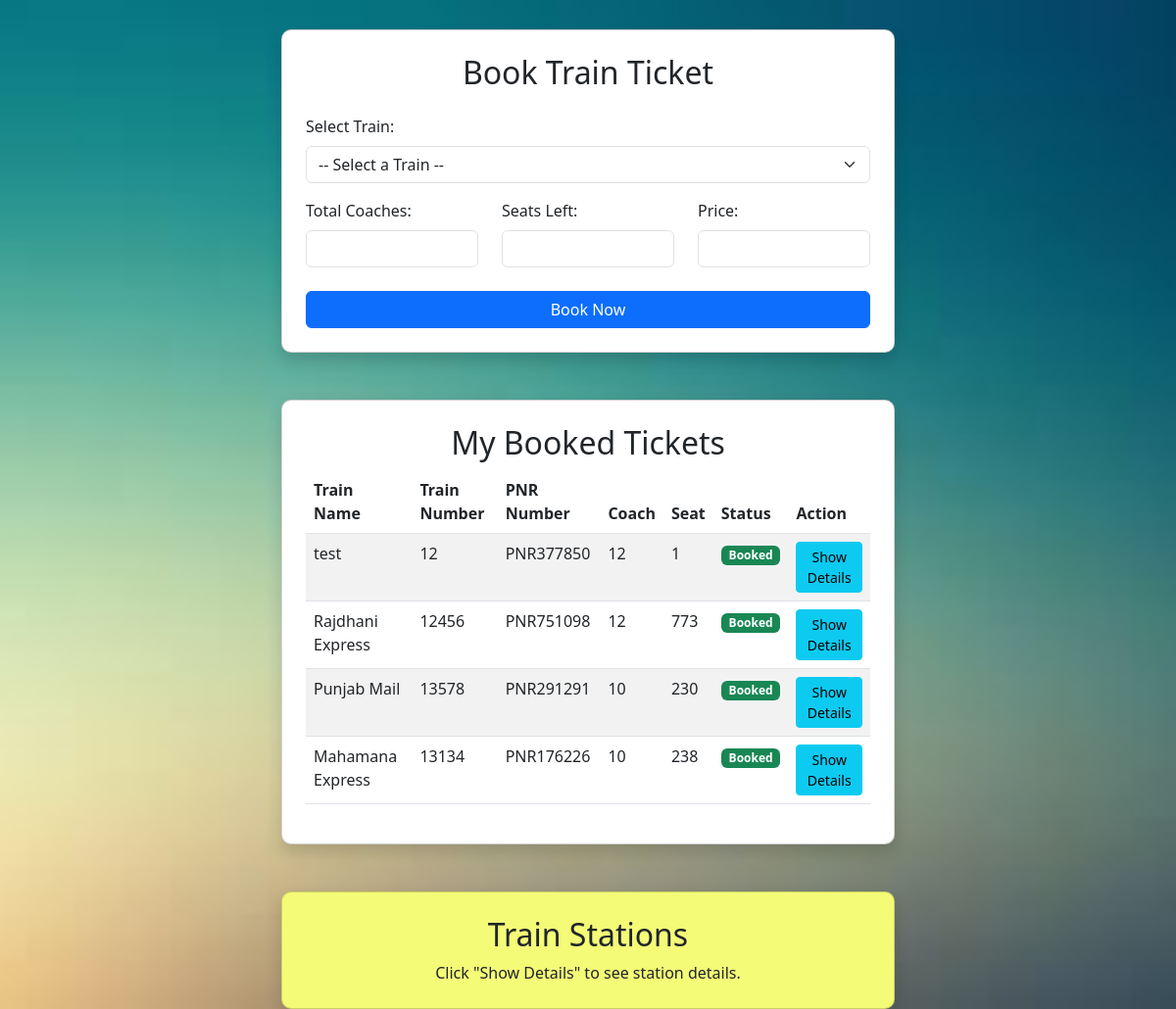
/TrainTrackingSystem/train_tracking/user/book_train_ticket.php (signed in), run on the app's committed database.
### tables this page shows
CREATE TABLE `tickets` (
  `id` int(11) NOT NULL,
  `user_id` int(11) DEFAULT NULL,
  `train_id` int(11) DEFAULT NULL,
  `pnr_number` varchar(20) NOT NULL,
  `status` enum('booked','cancelled') NOT NULL DEFAULT 'booked',
  `coach_number` varchar(10) NOT NULL,
  `seat_number` varchar(10) NOT NULL
);

CREATE TABLE `trains` (
  `id` int(11) NOT NULL,
  `train_name` varchar(255) NOT NULL,
  `train_number` varchar(20) NOT NULL,
  `total_coaches` int(11) NOT NULL,
  `seating_capacity` int(11) NOT NULL,
  `ticket_price` decimal(10,2) NOT NULL
);

### TrainTrackingSystem/train_tracking/user/book_train_ticket.php (the view, shortened to what this page needs)
<?php
require '../config/db.php';
$user_id = $_SESSION['user_id'];
$stmt = $pdo->prepare("SELECT t.id AS train_id, t.train_name, t.train_number, tk.pnr_number, tk.coach_number, tk.seat_number, tk.status
                       FROM tickets tk
                       JOIN trains t ON tk.train_id = t.id
                       WHERE tk.user_id = ?");
$stmt->execute([$user_id]);
$booked_tickets = $stmt->fetchAll(PDO::FETCH_ASSOC);
?>
<!DOCTYPE html>
<html lang="en">
<head>
    <link href="https://cdn.jsdelivr.net/npm/bootstrap@5.3.0/dist/css/bootstrap.min.css" rel="stylesheet">
</head>
<body>
    <div class="container">
        <div class="card shadow p-4">
            <h2 class="text-center">Book Train Ticket</h2>
            <form method="POST">
                <div class="mb-3">
                    <label class="form-label">Select Train:</label>
                    <select class="form-select" name="train_id" id="train_id" required onchange="updateTrainDetails()">
                        <option value="">-- Select a Train --</option>
                    </select>
                </div>
                <div class="row">
                    <div class="col-md-4">
                        <label class="form-label">Total Coaches:</label>
                        <input type="text" class="form-control" id="total_coaches" readonly>
                    </div>
                    <div class="col-md-4">
                        <label class="form-label">Seats Left:</label>
                        <input type="text" class="form-control" id="seating_capacity" readonly>
                    </div>
                    <div class="col-md-4">
                        <label class="form-label">Price:</label>
                        <input type="text" class="form-control" id="ticket_price" readonly>
                    </div>
                </div>
                <div class="text-center mt-4">
                    <button type="submit" class="btn btn-primary w-100">Book Now</button>
                </div>
            </form>
        </div>
        <div class="card shadow p-4 mt-5">
            <h2 class="text-center">My Booked Tickets</h2>
            <?php if (count($booked_tickets) > 0): ?>
                <table class="table table-striped">
                    <thead>
                        <tr>
                            <th>Train Name</th>
                            <th>Train Number</th>
                            <th>PNR Number</th>
                            <th>Coach</th>
                            <th>Seat</th>
                            <th>Status</th>
                            <th>Action</th>
                        </tr>
                    </thead>
                    <tbody>
                        <?php foreach ($booked_tickets as $ticket): ?>
                            <tr>
                                <td><?= $ticket['train_name']; ?></td>
                                <td><?= $ticket['train_number']; ?></td>
                                <td><?= $ticket['pnr_number']; ?></td>
                                <td><?= $ticket['coach_number']; ?></td>
                                <td><?= $ticket['seat_number']; ?></td>
                                <td><span class="badge bg-success">Booked</span></td>
                                <td>
                                    <button class="btn btn-info btn-sm" onclick="fetchTrainStations(<?= $ticket['train_id']; ?>)">Show Details</button>
                                </td>
                            </tr>
                        <?php endforeach; ?>
                    </tbody>
                </table>
            <?php else: ?>
                <p class="text-center">No booked tickets found.</p>
            <?php endif; ?>
        </div>
        <div class="card shadow p-4 mt-5" style="background-color:rgb(244, 251, 119);" >
            <h2 class="text-center">Train Stations</h2>
            <div id="train_stations" class="text-center">Click "Show Details" to see station details.</div>
        </div>
    </div>
</body>
</html>

### TrainTrackingSystem/train_tracking/user/book_train_ticket.php (style rules this page uses)
body { background: url('uploads/img9.jpg') no-repeat center center fixed; background-size: cover; background-color: #f8f9fa; }
.container { max-width: 650px; margin-top: 30px; }
.card { border-radius: 10px; }

### data on the page
tickets: train.train_name "test", train.train_number "12", pnr_number "PNR377850", coach_number "12", seat_number "1"
tickets: train.train_name "Rajdhani Express", train.train_number "12456", pnr_number "PNR751098", coach_number "12", seat_number "773"
tickets: train.train_name "Punjab Mail", train.train_number "13578", pnr_number "PNR291291", coach_number "10", seat_number "230"
tickets: train.train_name "Mahamana Express", train.train_number "13134", pnr_number "PNR176226", coach_number "10", seat_number "238"
